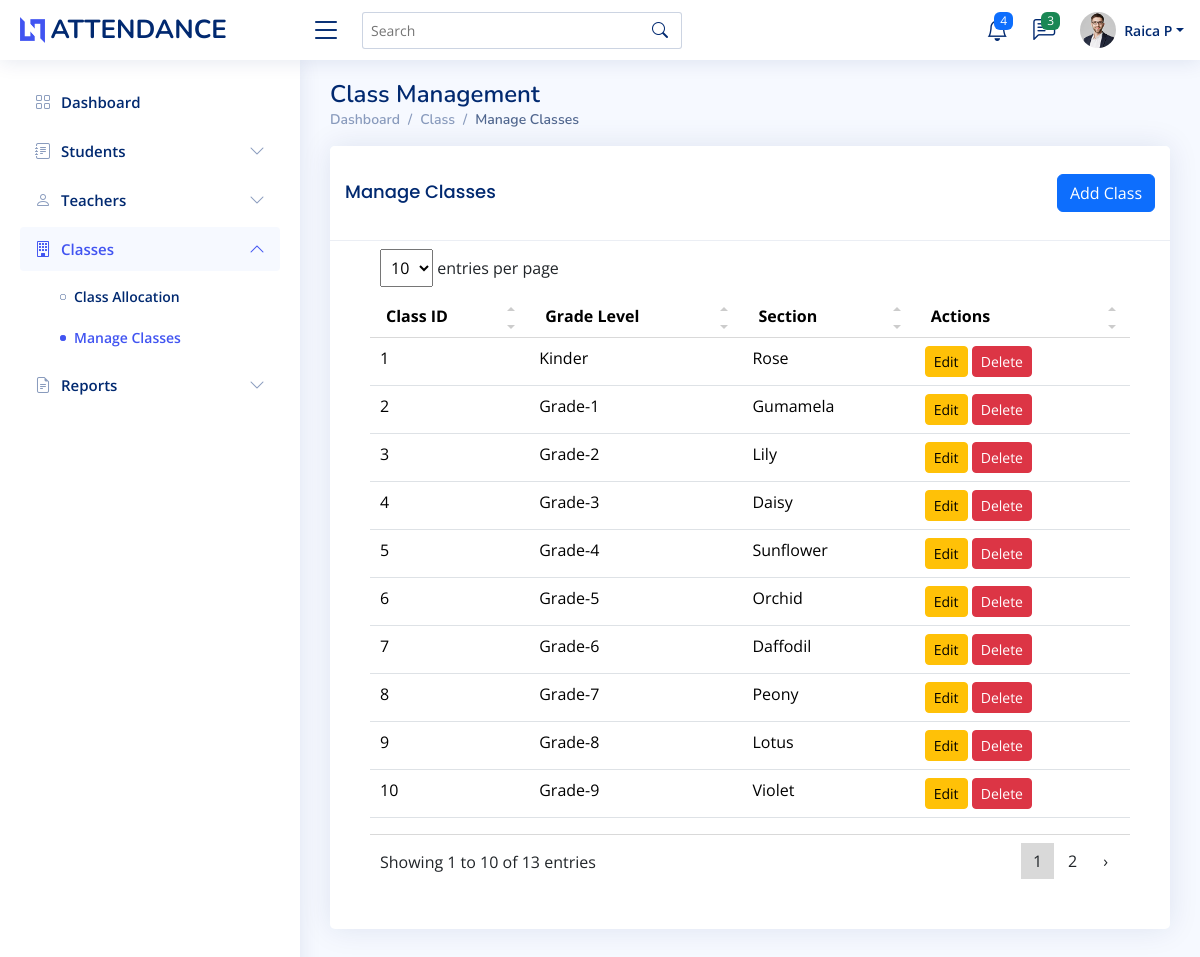
Screenshot of /class-management.php with the database file from the repository.
### tables this page shows
CREATE TABLE `classes` (
  `class_id` int(100) NOT NULL,
  `grade_level` varchar(100) NOT NULL,
  `section` varchar(100) NOT NULL,
  `assigned_teacher_id` int(11) DEFAULT NULL
);

### database/db-class-management.php (called while the page is built, shortened)
<?php
$classes = [];
$result = $conn->query("SELECT class_id, grade_level, section FROM classes");
if ($result->num_rows > 0) {
    while ($row = $result->fetch_assoc()) {
        $classes[] = $row;
    }
}
?>

### class-management.php (the view, shortened to what this page needs)
<?php
include 'database/db_connect.php';
include 'database/db-class-management.php';
?>
<!DOCTYPE html>
<html lang="en">
<head>
  <link href="assets/vendor/bootstrap/css/bootstrap.min.css" rel="stylesheet">
  <link href="assets/vendor/bootstrap-icons/bootstrap-icons.css" rel="stylesheet">
  <link href="assets/vendor/boxicons/css/boxicons.min.css" rel="stylesheet">
  <link href="assets/vendor/quill/quill.snow.css" rel="stylesheet">
  <link href="assets/vendor/quill/quill.bubble.css" rel="stylesheet">
  <link href="assets/vendor/remixicon/remixicon.css" rel="stylesheet">
  <link href="assets/vendor/simple-datatables/style.css" rel="stylesheet">
  <link href="assets/css/style.css" rel="stylesheet">
</head>
<body>
  <?php include 'header.php'; ?>
  <?php include 'sidebar.php'; ?>
  <main id="main" class="main">
    <div class="pagetitle">
      <h1>Class Management</h1>
      <nav>
        <ol class="breadcrumb">
          <li class="breadcrumb-item"><a href="index.html">Dashboard</a></li>
          <li class="breadcrumb-item">Class</li>
          <li class="breadcrumb-item active">Manage Classes</li>
        </ol>
      </nav>
    </div>
    <section class="section">
      <div class="row">
        <div class="col-lg-12">
          <div class="card">
            <div class="card-header">
              <h5 class="card-title">Manage Classes</h5>
              <button type="button" class="btn btn-primary" data-bs-toggle="modal" data-bs-target="#addClassModal">
                Add Class
              </button>
            </div>
            <div class="card-body">
              <div class="card-body">
                <table class="table table-hover" id="classTable">
                  <thead>
                    <tr>
                      <th scope="col">Class ID</th>
                      <th scope="col">Grade Level</th>
                      <th scope="col">Section</th>
                      <th scope="col">Actions</th>
                    </tr>
                  </thead>
                  <tbody>
                    <?php foreach ($classes as $class) : ?>
                      <tr data-class-id="<?= htmlspecialchars($class['class_id']) ?>">
                        <td><?= htmlspecialchars($class['class_id']) ?></td>
                        <td><?= htmlspecialchars($class['grade_level']) ?></td>
                        <td><?= htmlspecialchars($class['section']) ?></td>
                        <td>
                          <button type="button" class="btn btn-warning btn-sm" onclick="showUpdateClassModal('<?= $class['class_id'] ?>', '<?= htmlspecialchars($class['grade_level']) ?>', '<?= htmlspecialchars($class['section']) ?>'); event.stopPropagation();">Edit</button>
                          <button type="button" class="btn btn-danger btn-sm" onclick="showConfirmDeleteModal('<?= $class['class_id'] ?>'); event.stopPropagation();">Delete</button>
                        </td>
                      </tr>
                    <?php endforeach; ?>
                  </tbody>
                </table>
              </div>
            </div>
          </div>
        </div>
    </section>
  </main>
</body>
</html>

### assets/css/style.css (style rules this page uses)
:root { scroll-behavior: smooth; }
body { font-family: "Open Sans", sans-serif; background: #f6f9ff; color: #444444; }
a { color: #4154f1; text-decoration: none; }
h1, h2, h3, h4, h5, h6 { font-family: "Nunito", sans-serif; }
#main { margin-top: 60px; padding: 20px 30px; transition: all 0.3s; }
.pagetitle { margin-bottom: 10px; }
.pagetitle h1 { font-size: 24px; margin-bottom: 0; font-weight: 600; color: #012970; }
.card { margin-bottom: 30px; border: none; border-radius: 5px; box-shadow: 0px 0 30px rgba(1, 41, 112, 0.1); flex: 1; }
.card-header, .card-footer { border-color: #ebeef4; background-color: #fff; color: #798eb3; padding: 15px; }
.card-title { padding: 20px 0 15px 0; font-size: 18px; font-weight: 500; color: #012970; font-family: "Poppins", sans-serif; }
.card-body { padding: 0 20px 20px 20px; }
.breadcrumb { font-size: 14px; font-family: "Nunito", sans-serif; color: #899bbd; font-weight: 600; }
.breadcrumb a { color: #899bbd; transition: 0.3s; }
.breadcrumb .breadcrumb-item::before { color: #899bbd; }
.breadcrumb .active { color: #51678f; font-weight: 600; }
@media (min-width: 1200px) { #main, #footer { margin-left: 300px; } }

### class-management.php (style rules this page uses)
.card-header { display: flex; justify-content: space-between; align-items: center; }
.card-header .btn-primary { margin-left: auto; }

### rows the page displays
classes: class_id "1", grade_level "Kinder", section "Rose"
classes: class_id "2", grade_level "Grade-1", section "Gumamela"
classes: class_id "3", grade_level "Grade-2", section "Lily"
classes: class_id "4", grade_level "Grade-3", section "Daisy"
classes: class_id "5", grade_level "Grade-4", section "Sunflower"
classes: class_id "6", grade_level "Grade-5", section "Orchid"
classes: class_id "7", grade_level "Grade-6", section "Daffodil"
classes: class_id "8", grade_level "Grade-7", section "Peony"
classes: class_id "9", grade_level "Grade-8", section "Lotus"
classes: class_id "10", grade_level "Grade-9", section "Violet"
